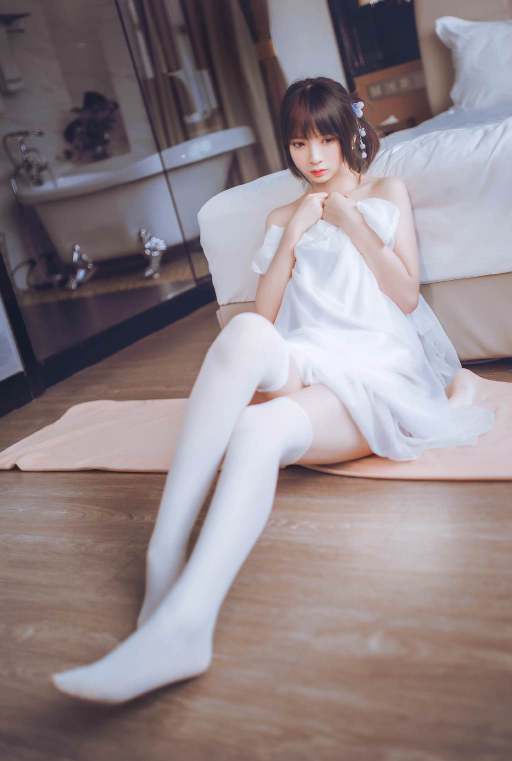
#> input picture picture_material/beauty_leg3.jpg, 1024 x 1522 px, found by its file name (shown at 1/2 size)
$ python 3.geo_opt2.py
#> lines starting #> are read from the running program, lines starting #| are printed output that depends on the picture; pictures that were not available may be replaced by others from this repository, and a replacement may not be noted
import cv2
import numpy as np
from matplotlib import pyplot as plt

#---镜像变换---#
img1 = cv2.imread("picture_material/beauty_leg3.jpg")
#> img1 is the input picture: shape (1522, 1024, 3); mean B, G, R 137.4, 133.4, 145.1
img1 = cv2.resize(img1, (int(img1.shape[1]/2), int(img1.shape[0]/2)), interpolation=cv2.INTER_AREA)
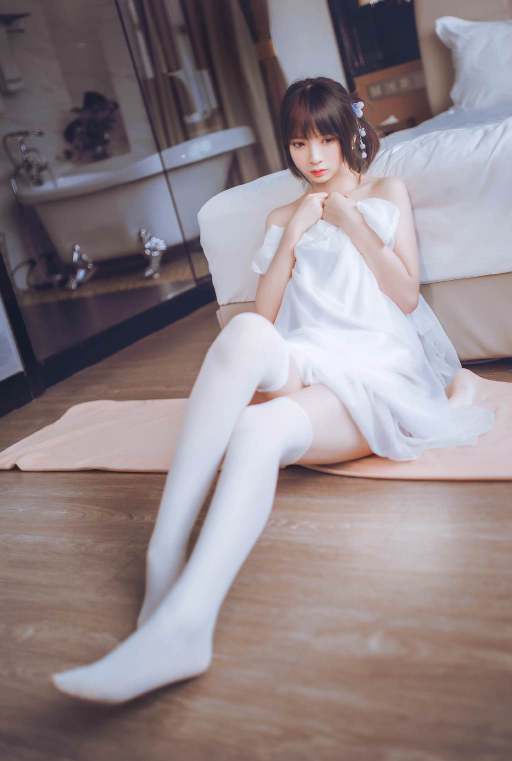
#> img1: shape (761, 512, 3); mean B, G, R 137.5, 133.5, 145.2
img1 = cv2.cvtColor(img1, cv2.COLOR_BGR2RGB)#翻转时图像会变成BGR图像
img2 = cv2.flip(img1, 1)
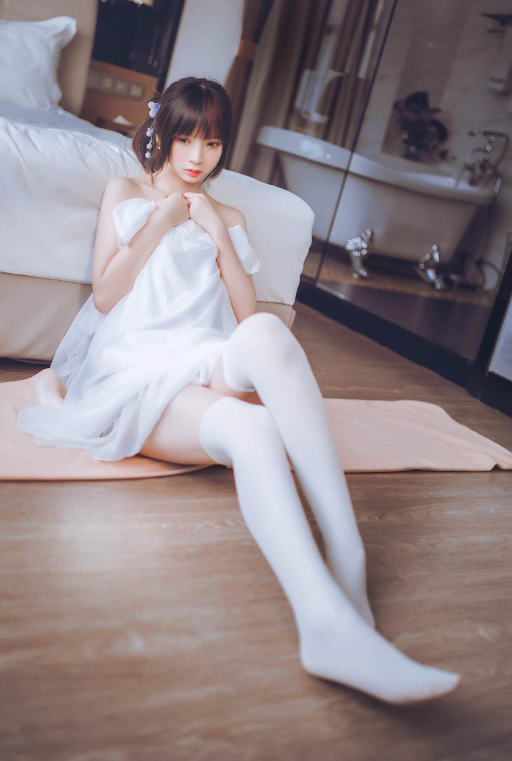
#> img2: shape (761, 512, 3); mean R, G, B 145.2, 133.5, 137.5
img3 = cv2.flip(img1, 0)
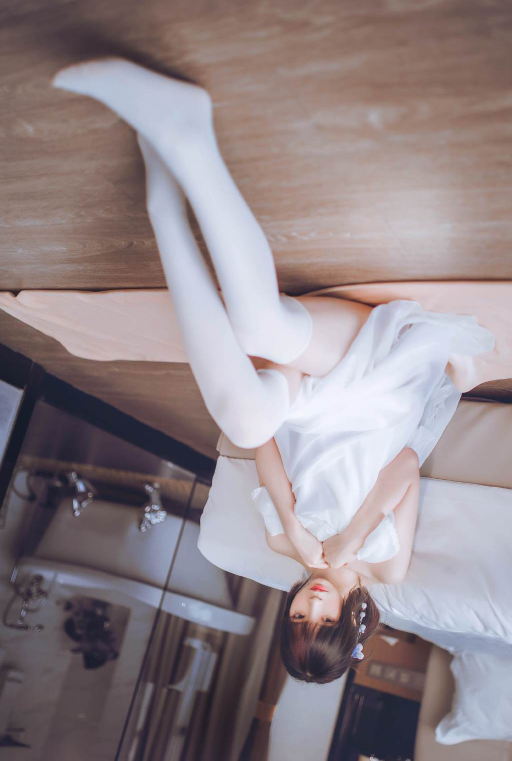
#> img3: shape (761, 512, 3); mean R, G, B 145.2, 133.5, 137.5
img4 = cv2.flip(img1, -1)
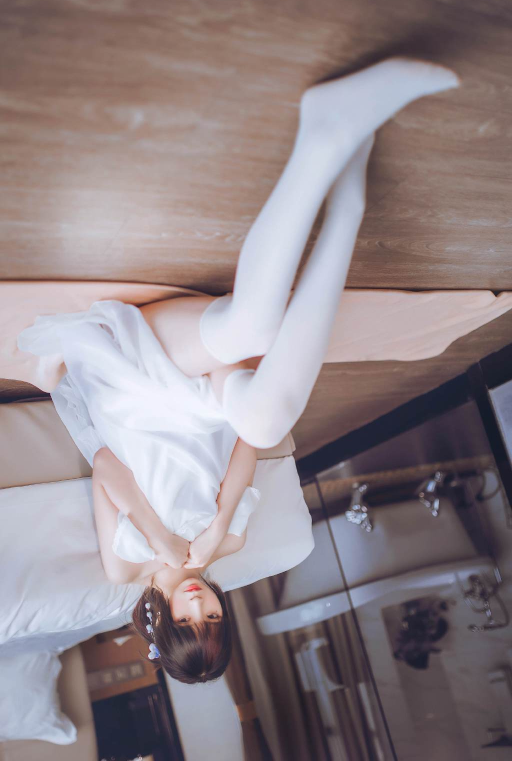
#> img4: shape (761, 512, 3); mean R, G, B 145.2, 133.5, 137.5
#---镜像变换end---#

#---透视变换---#
img5 = cv2.imread("picture_material/3.png")
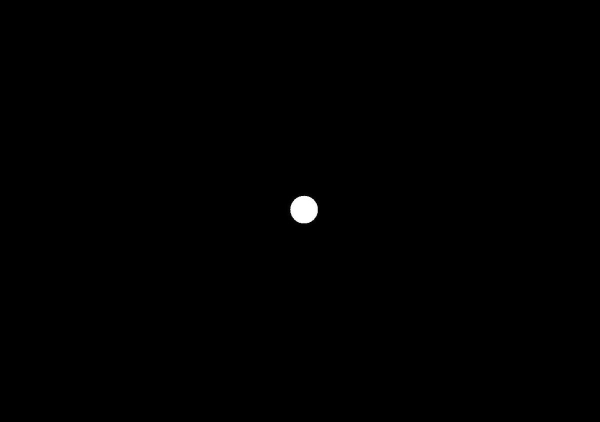
#> input picture 3.jpg, 1200 x 843 px, given in place of 3.png, which was not available (shown at 1/2 size)
#> img5 is the input picture: shape (843, 1200, 3); min 0, max 255, mean 0.6
img5 = cv2.cvtColor(img5, cv2.COLOR_BGR2RGB)
print(img5.shape)
#| (843, 1200, 3)
#选择合适的数据点
pts1 = np.float32([[500, 200], [4000, 200], [100, 1500], [4550, 1400]])
pts2 = np.float32([[0, 0], [4750, 0], [0, 1500], [4750, 1500]])
#创建M透视变换矩阵
M = cv2.getPerspectiveTransform(pts1, pts2)
#透视变换
dst = cv2.warpPerspective(img5, M, (4750, 1500))
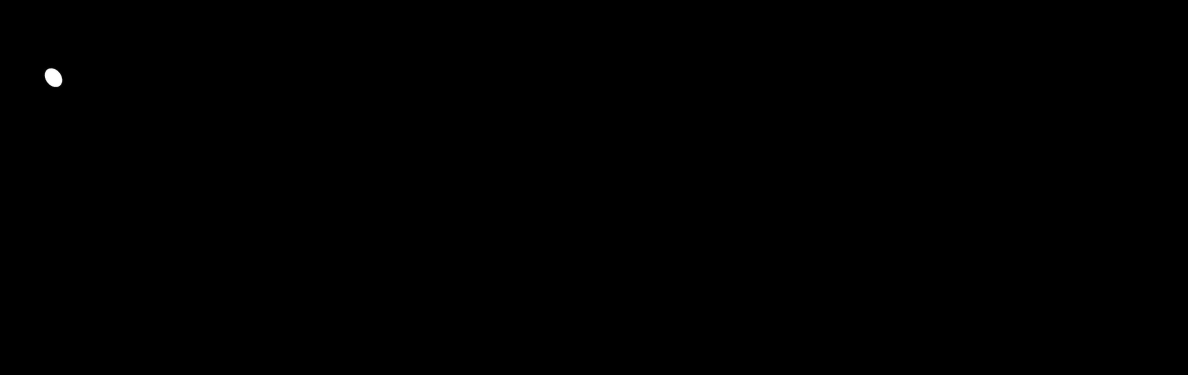
#> dst: shape (1500, 4750, 3) (shown at 1/4 size); min 0, max 255, mean 0.1
#---透视变换end---#

#---镜像变换---#
plt.subplot(221), plt.imshow(img1)
plt.axis('off'), plt.title("Original")
plt.subplot(222), plt.imshow(img2)
plt.axis('off'), plt.title("Horizontal")
plt.subplot(223), plt.imshow(img3)
plt.axis('off'), plt.title("Vertical")
plt.subplot(224), plt.imshow(img4)
plt.axis('off'), plt.title("Diagonal")
# plt.show()
#---镜像变换end---#

#---透视变换---#
plt.subplot(121),plt.imshow(img5),plt.title('Input')
plt.subplot(122),plt.imshow(dst),plt.title('Output')
plt.show()
#---透视变换end---#
